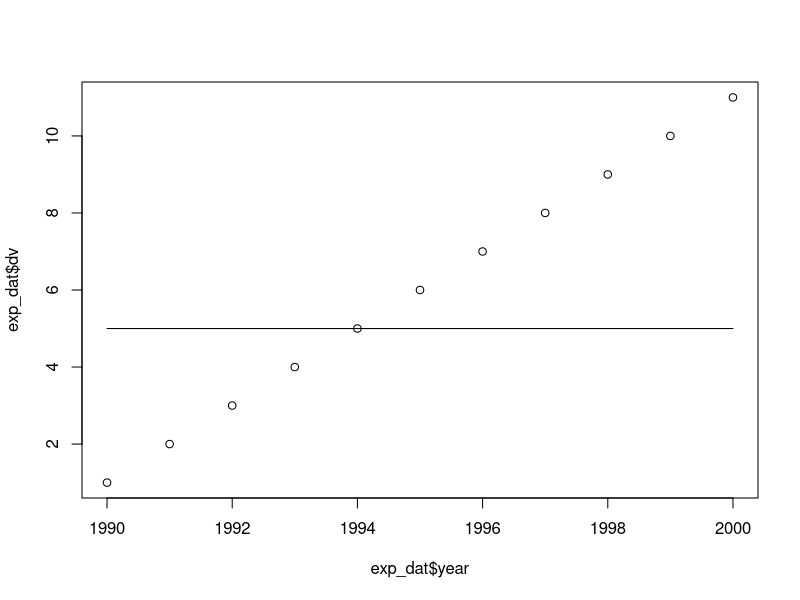
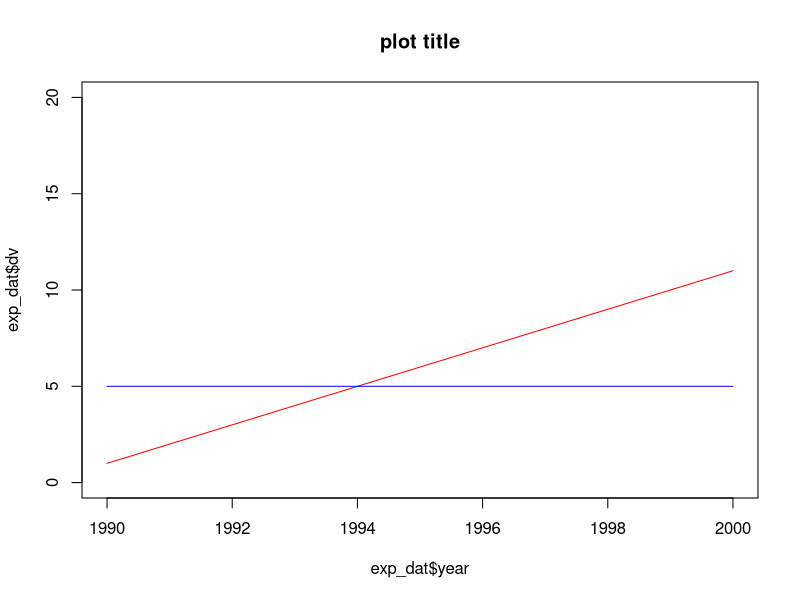

These figures' R source, in order:
## ---- chunk 1
exp_dat <- data.frame(
  year = 1990:2000, 
  dv = 1:11
)

line_dat <- data.frame(
  year = 1990:2000,
  dv = 5
)
## ---- chunk 2
plot(exp_dat$year, exp_dat$dv)
lines(line_dat$year, line_dat$dv)
## ---- chunk 3

plot(exp_dat$year, exp_dat$dv, 
     type='l',         # draw as a line
     ylim = c(0, 20),  # change y-axis limits
     col = 'red',      # change line color
     main = 'plot title'
)
lines(line_dat$year, line_dat$dv, col = 'blue')

